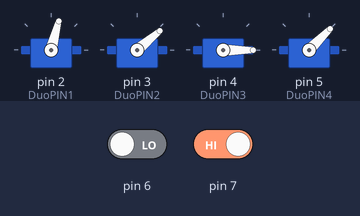
A sketch run on a simulated Arduino Uno, built with avr-gcc and run on an emulated ATmega328P. Shown: 4 × servo. The inputs (shaded band) are chosen by the test bench; at power-on: pin 6 LOW, pin 7 HIGH.

Above: at 1.2 s.
1.3 s: pin 6 driven HIGH
At 6.4 s:
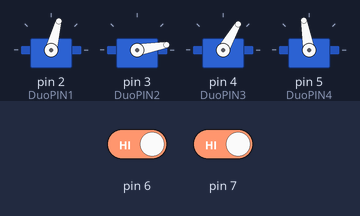
17.4 s: pin 6 driven LOW
At 21.4 s:
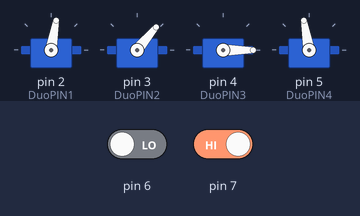
33.5 s: pin 7 driven LOW
At 35.4 s:
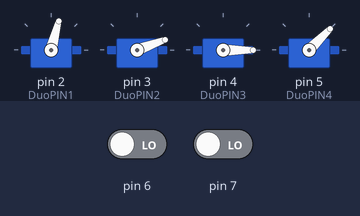
49.6 s: pin 7 driven HIGH
At 55.4 s:
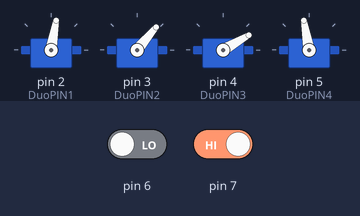
Timing chart, 0 to 62.5 s (numbered marks = the images above; inputs shaded):
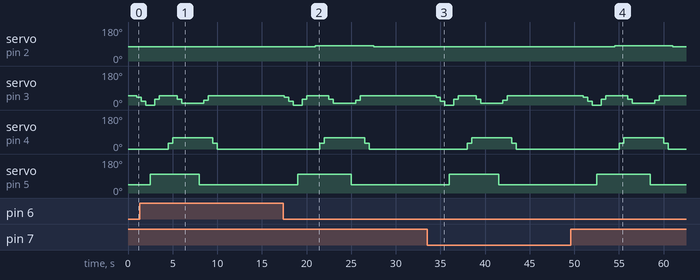

The sketch:

Robotic_Arm.ino
```cpp
#include<Servo.h>
#define DuoPIN1 2
#define DuoPIN2 3
#define DuoPIN3 4
#define DuoPIN4 5
int x=0;
int y=0;

Servo myDuoJi1, myDuoJi2, myDuoJi3, myDuoJi4;

void setup() {
  myDuoJi1.attach(DuoPIN1);
  myDuoJi2.attach(DuoPIN2);
  myDuoJi3.attach(DuoPIN3);
  myDuoJi4.attach(DuoPIN4);

  pinMode(6,INPUT);
  pinMode(7,INPUT);

  Serial.begin(115200);
}

void catchCube() {
  // 往下夹方块
  myDuoJi2.write(40);
  delay(500);
  myDuoJi2.write(20);
  delay(500);
  myDuoJi2.write(0);
  delay(500);

  // 爪子收紧
  myDuoJi4.write(100);
  delay(500);

  // 回到初始位置
  myDuoJi2.write(30);
  delay(500);
  myDuoJi2.write(50);
  delay(1000);
}

void throwCube() {
  // 第二个舵机向上
  myDuoJi3.write(30);
  delay(500);
  myDuoJi3.write(60);
  delay(500);

  // 向前（第三个舵机向下）
  myDuoJi2.write(30);
  delay(500);
  myDuoJi2.write(10);

  // 等垃圾桶识别开盖
  delay(2000);

  // 爪子松开
  myDuoJi4.write(45);
  delay(500);

  // 回到初始位置
  // 第三个舵机向上
  myDuoJi2.write(25);
  delay(500);
  myDuoJi2.write(50);
  delay(500);
  // 第二个舵机向下
  myDuoJi3.write(30);
  delay(500);
  myDuoJi3.write(0);
  delay(500);
  // 底盘回正
  myDuoJi1.write(75);
  delay(1000);
}

void classify(int x, int y) {
  if(x==HIGH && y==LOW) { // 蓝色
    myDuoJi1.write(60);
    delay(500);
  }
  if(x==LOW && y==HIGH) { // 绿色
    myDuoJi1.write(80);
    delay(500);
  }
}

void loop() {
  // 初始
  myDuoJi1.write(75); // 底盘
  myDuoJi2.write(50); // 第三个舵机
  myDuoJi3.write(0); // 第二个舵机
  myDuoJi4.write(45); // 爪子
  delay(1000);

  // 扔进垃圾桶
  // step1: 夹方块
  catchCube();
  // step2: 识别方块类别
  x=digitalRead(6); // 读取来自树莓派的输入
  y=digitalRead(7); // 读取来自树莓派的输入
  classify(x, y);
  // step3: 扔方块
  throwCube();
  delay(5000);
}
```

Measured:
- after the input at 1.3 s, servo on pin 2 (DuoPIN1): stays 75° (without the input it goes to 80° after 3.2 s)
- after the input at 17.4 s, servo on pin 2 (DuoPIN1): 75° → 80° after 3.6 s, → 75° 6.5 s later
- after the input at 33.5 s, servo on pin 2 (DuoPIN1): stays 75° (without the input it goes to 80° after 4.5 s)
- after the input at 49.6 s, servo on pin 2 (DuoPIN1): 75° → 80° after 4.9 s, → 75° 6.5 s later
